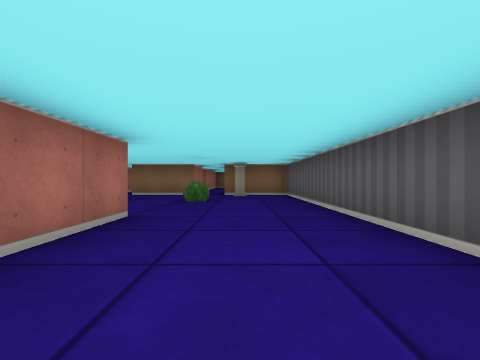
view 1 (above)

18 first-person views from a walk through a cub3D ray-caster map. The camera is about half as high as the walls, looks level and sees 85° across. The floor is counted in squares. Each view is taken from the middle of a square. On the plan, view 1 faces up. The plan holds only what a view shows up to about 9 squares ahead; the rest is blank.

view 2
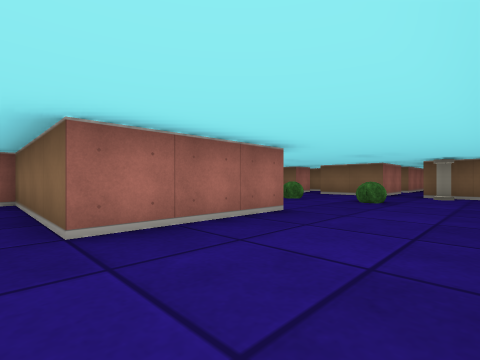

view 3
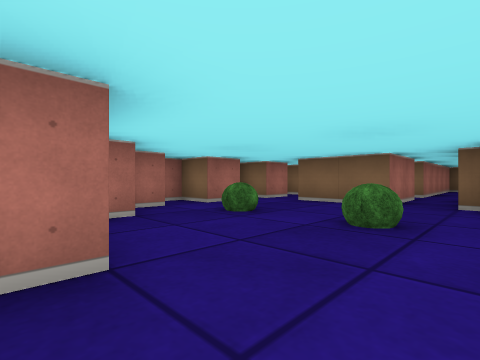

view 4
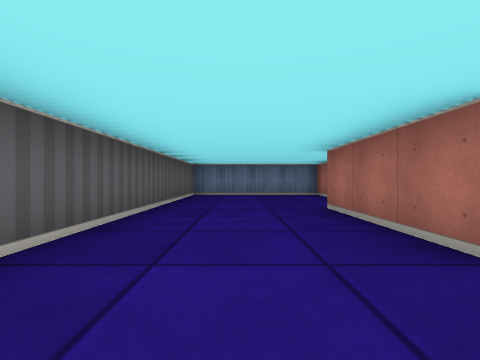

view 5
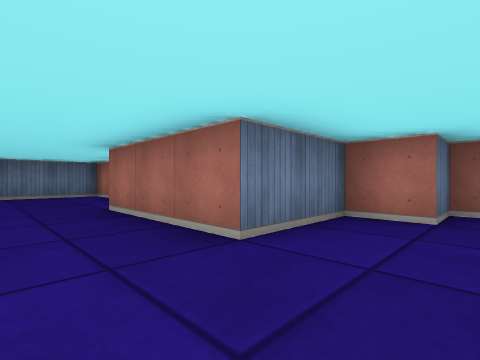

view 6
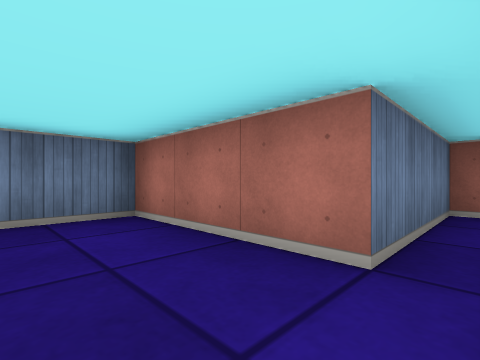

view 7
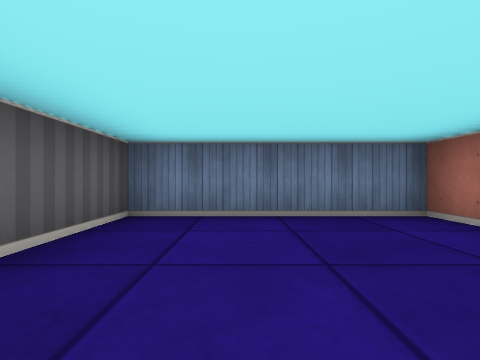

view 8
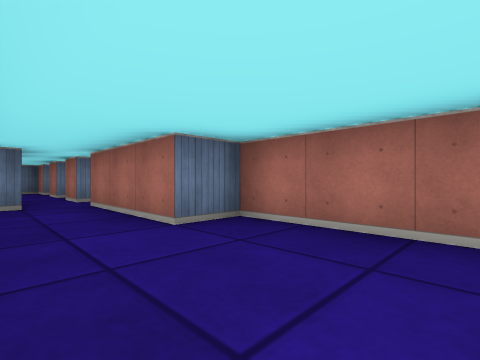

view 9
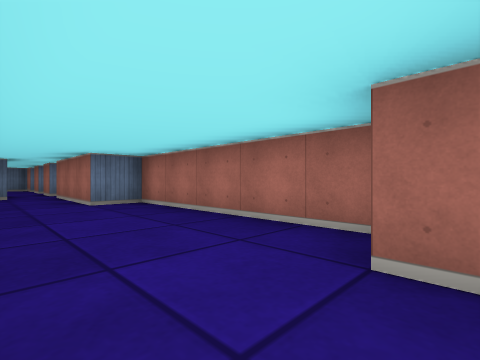

view 10
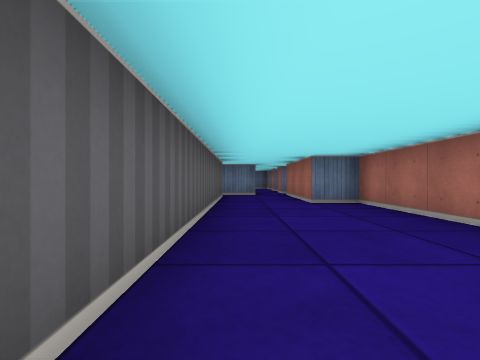

view 11
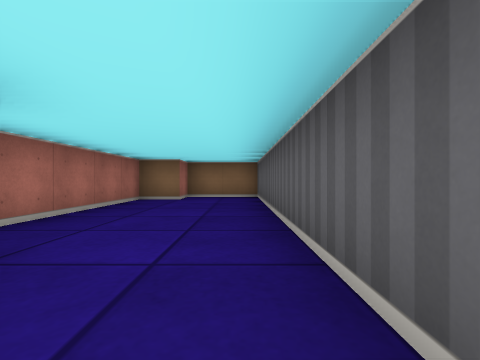

view 12
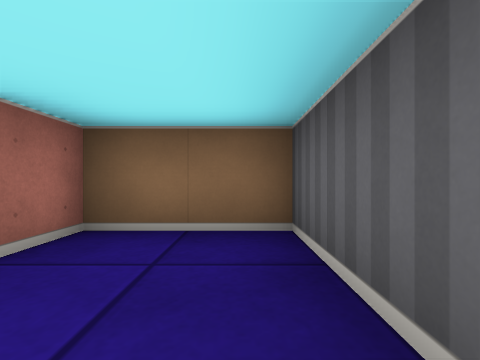

view 13
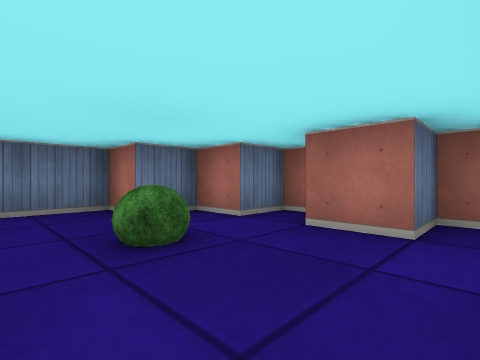

view 14
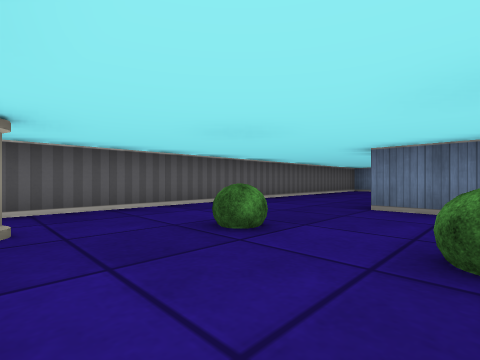

view 15
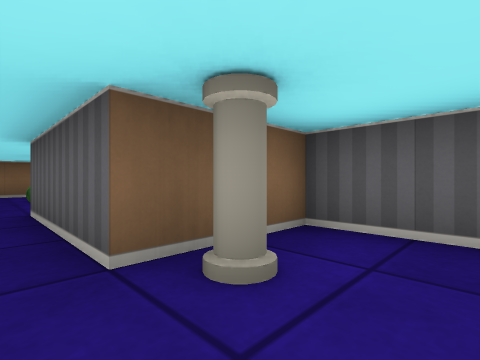

view 16
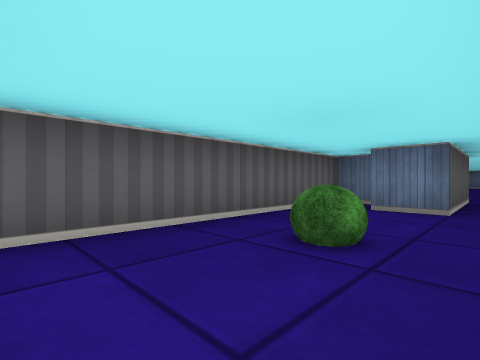

view 17
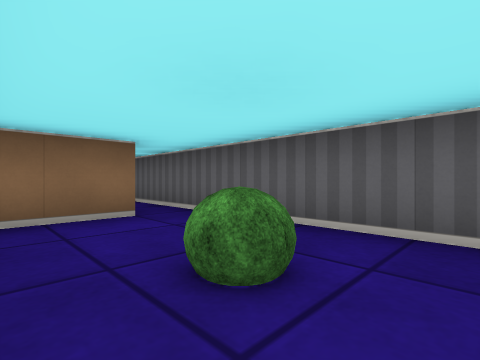

view 18
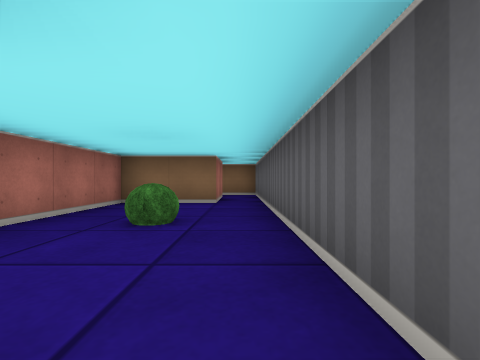

### Floor plan
Ten units are one square. View 1 is at (0, 0); x grows to the right and y downward. Boxes are objects, and circles mark ways between rooms. Rooms are numbered by the first view taken in them; rooms with no view inside come last. Other rooms are left out.
<svg viewBox="-60 -200 80 240">
<path fill="none" stroke="#000" d="M-15 -85 -35 -85M-55 -75 -45 -75 -45 -65 -55 -65 -55 -55 -45 -55 -45 -45 -35 -45 -35 -35 -15 -35 -15 -5 -55 -5 -55 5 -25 5 -25 35 15 35 15 -85 -5 -85M-45 -95 -45 -85 -55 -85M-45 -105 -52 -105M-25 -116 -25 -195 -45 -195 -45 -185 -55 -185 -55 -135 -45 -135 -45 -105M-36 -105 -24 -105M8 -105 15 -105 15 -191M-15 -105 -15 -85M5 -184 5 -165 -15 -165 -15 -115M-5 -85 -5 -115 5 -115"/>
<rect x="-35" y="-65" width="10" height="10" fill="#bbb"><title>bush</title></rect>
<rect x="-15" y="-65" width="10" height="10" fill="#bbb"><title>bush</title></rect>
<rect x="-5" y="-85" width="10" height="10" fill="#bbb"><title>pillar</title></rect>
<rect x="-5" y="-145" width="10" height="10" fill="#bbb"><title>bush</title></rect>
<circle cx="-40" cy="-100" r="3" fill="#2a7"/>
<circle cx="-10" cy="-95" r="3" fill="#2a7"/>
<circle cx="-20" cy="-110" r="3" fill="#2a7"/>
<text x="-10" y="-30">1</text>
<text x="-40" y="-150">2</text>
<text x="0" y="-140">3</text>
</svg>
Room 1 opens to room 2. Room 1 opens to room 3. Room 2 opens to room 3.

Where each view was taken, in squares from view 1:
view 1: 0 up, 0 right, facing up
view 2: 0 up, 1 right, facing up-left
view 3: 3 up, 0 right, facing up-left
view 4: 5 up, 0 right, facing down
view 5: 5 up, 0 right, facing down-left
view 6: 0 up, 1 left, facing down-left
view 7: 0 up, 0 right, facing down
view 8: 16 up, 3 left, facing down-left
view 9: 19 up, 3 left, facing down-left
view 10: 19 up, 3 left, facing down
view 11: 12 up, 3 left, facing up
view 12: 17 up, 3 left, facing up
view 13: 8 up, 2 left, facing down-left
view 14: 8 up, 3 left, facing down-right
view 15: 7 up, 1 left, facing up-right
view 16: 16 up, 1 left, facing down-right
view 17: 13 up, 1 left, facing up-right
view 18: 11 up, 1 right, facing up
